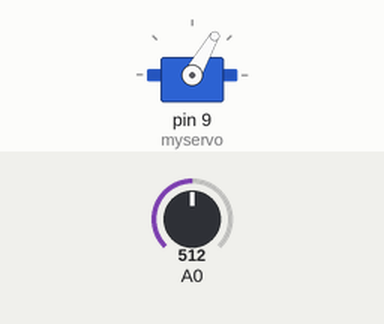
A sketch run on a simulated Arduino Uno, built with avr-gcc and run on an emulated ATmega328P. Shown: servo. The inputs (shaded band) are chosen by the test bench; at power-on: A0 = 512.

Above: at 1.2 s.
1.3 s: A0 set to 716
At 2.0 s:
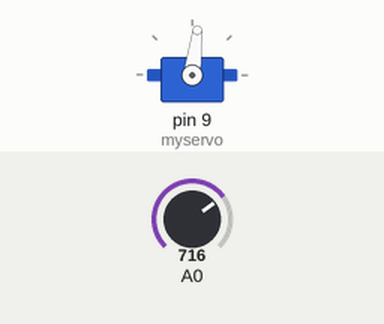
2.8 s: A0 set to 900
At 4.0 s:
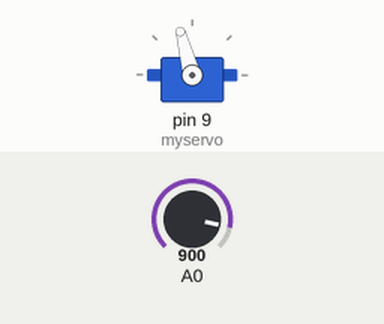
4.3 s: A0 set to 1023
At 5.5 s:
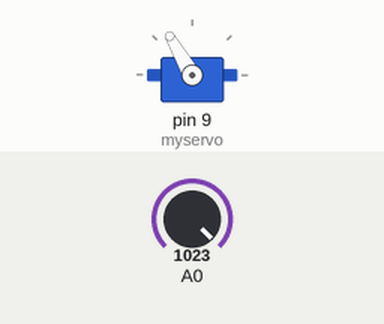
5.8 s: A0 set to 511
At 6.4 s:
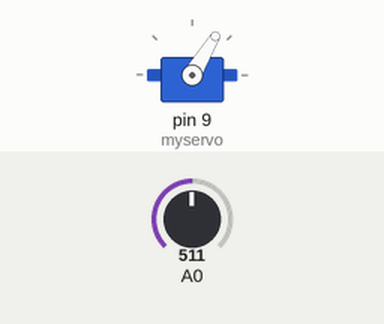
7.3 s: A0 set to 306
At 7.8 s:
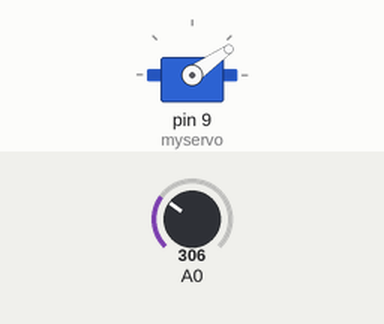
Timing chart, 0 to 9.8 s (numbered marks = the images above; inputs shaded):
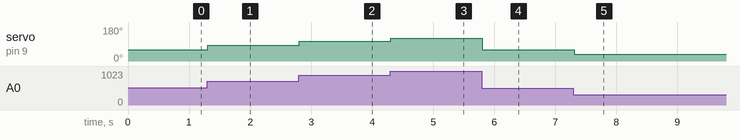

The sketch:

servo.ino
```cpp
#include <Servo.h>

Servo myservo;

void setup() {
  myservo.attach(9);

}

void loop() {
  int val = analogRead(A0);
  int radian = map(val, 0, 1023, 0, 120);

  myservo.write(radian);
  delay(15);
}
```

Measured:
- after the input at 1.3 s, servo on pin 9 (myservo): 60° → 83° at once
- after the input at 2.8 s, servo on pin 9 (myservo): 83° → 105° at once
- after the input at 4.3 s, servo on pin 9 (myservo): 105° → 120° at once
- after the input at 5.8 s, servo on pin 9 (myservo): 120° → 59° at once
- after the input at 7.3 s, servo on pin 9 (myservo): 59° → 35° at once
